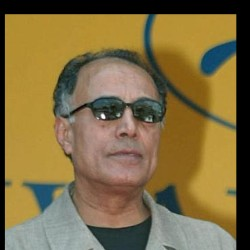
#> input picture images/lfw/Abbas_Kiarostami/Abbas_Kiarostami_0001.jpg, 250 x 250 px, given in place of Abbas_Kiarostami_0001.jpg_0001.jpg, which was not available
$ python face.py   (Python 2 division)
#> lines starting #> are read from the running program, lines starting #| are printed output that depends on the picture
import cv2 as cv
import argparse

image_db = "C:/Users/glbay/PycharmProjects/3DFaceReconstructionFromMultipleImages/images/lfw/"
name = ""
parser = argparse.ArgumentParser(description="Reconstruct 3D model from multiple images")
parser.add_argument("-n", "--name", required=False, help="name of the person" , type=str)

args = vars(parser.parse_args())
if hasattr(args , 'name'):
    name = args.name
else :
    name = raw_input("Name : ")
#> the answer given: images/lfw/Abbas_Kiarostami/Abbas_Kiarostami_0001.jpg
list = name.split(' ')
name = "_".join(list)
path_to_image = image_db+name+"/"+name+"_0001.jpg"
print path_to_image
img = cv.imread(path_to_image)
#> img is the input picture: shape (250, 250, 3); mean B, G, R 66.7, 108.8, 127.7
print img
#> (printed output is left out)
face_cascade = cv.CascadeClassifier('haarcascade_frontalface_default.xml')
eye_cascade  = cv.CascadeClassifier('haarcascade_eye.xml')

gray_image = cv.cvtColor(img , cv.COLOR_BGR2GRAY)
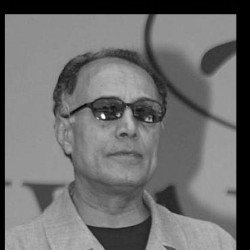
#> gray_image: shape (250, 250); min 0, max 255, mean 109.7
faces = face_cascade.detectMultiScale(gray_image , 1.3 , 5)
#> faces = [[68, 68, 115, 115]]

#for(x , y , w , h)


print img
#> (printed output is left out)
cv.imshow("image" , img)
cv.waitKey(0)
cv.destroyAllWindows()

$ run again, on images/lfw/Abdullah_Gul/Abdullah_Gul_0006.jpg
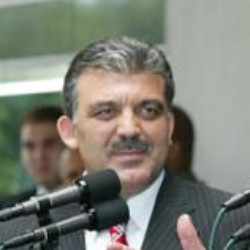
#> input picture images/lfw/Abdullah_Gul/Abdullah_Gul_0006.jpg, 250 x 250 px, given in place of Abdullah_Gul_0006.jpg_0001.jpg, which was not available
#> img is the input picture: shape (250, 250, 3); mean B, G, R 116.4, 126, 125.1
#> (printed output is left out)
#> `gray_image = cv.cvtColor(img , cv.COLOR_BGR2GRAY)`:
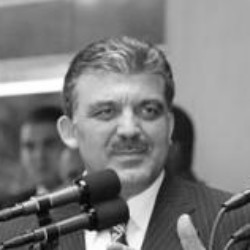
#> gray_image: shape (250, 250); min 3, max 255, mean 124.7
#> faces = [[12, 124, 57, 57], [70, 68, 114, 114]]
#> (printed output is left out)
